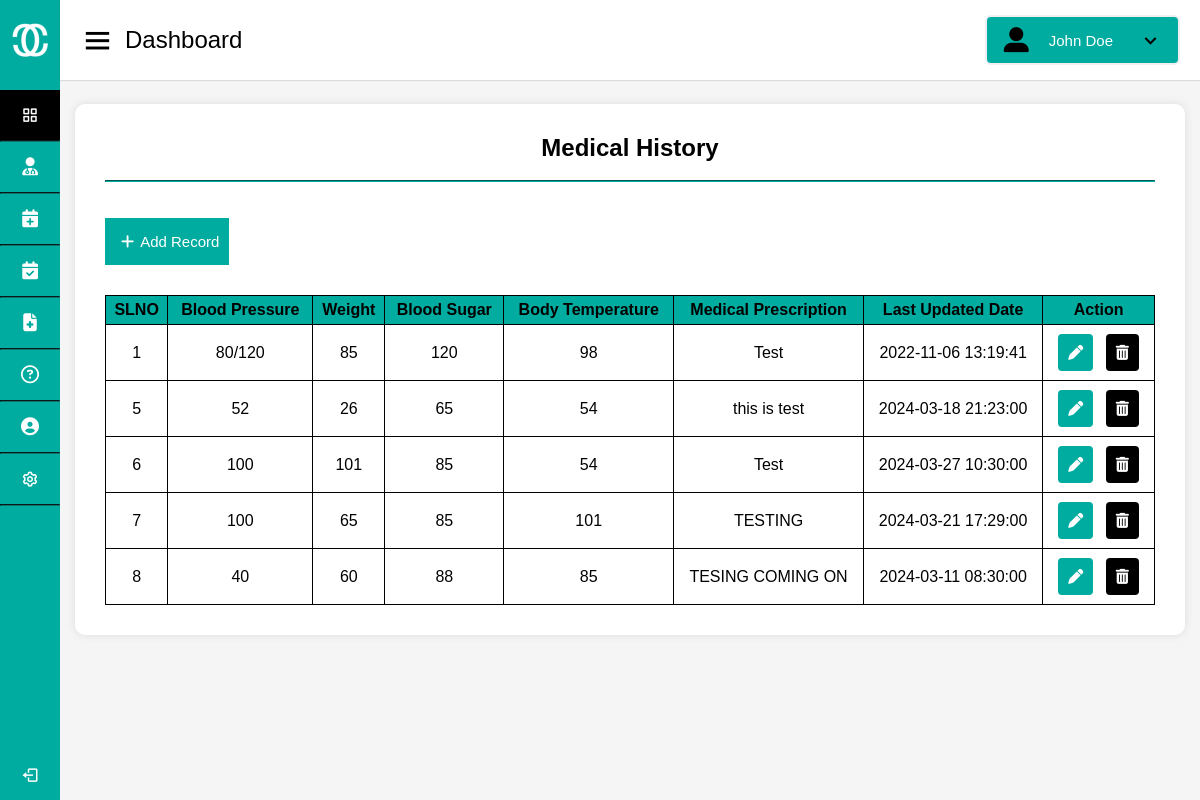
Page /Patient/medical-history.php on the earlier database version.
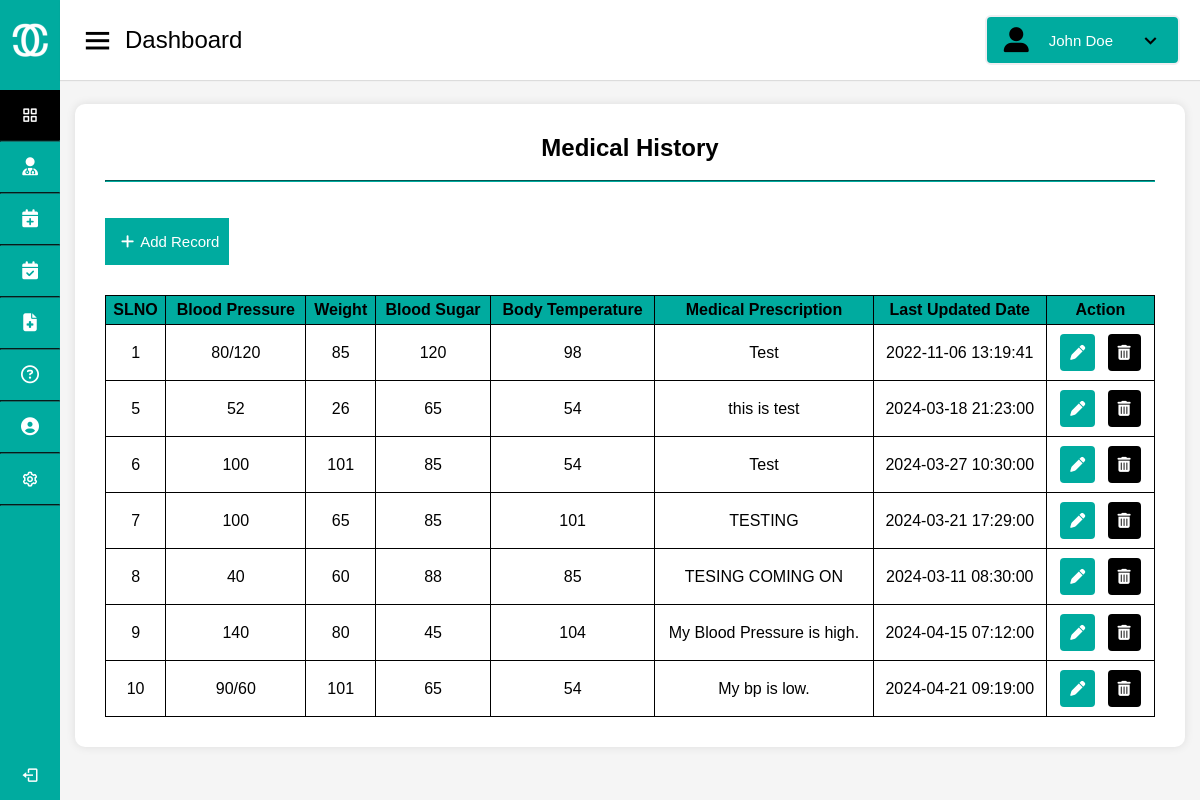
Same page on the later database version.
### tables this page shows
CREATE TABLE `tblmedicalhistory` (
  `ID` int(10) NOT NULL,
  `PatientID` int(10) NOT NULL,
  `BloodPressure` varchar(200) DEFAULT NULL,
  `BloodSugar` varchar(200) NOT NULL,
  `Weight` varchar(100) DEFAULT NULL,
  `Temperature` varchar(200) DEFAULT NULL,
  `MedicalPres` varchar(255) DEFAULT NULL,
  `CreationDate` timestamp NOT NULL DEFAULT current_timestamp() ON UPDATE current_timestamp()
);

### Patient/medical-history.php (the view, shortened to what this page needs)
<!DOCTYPE html>
<html lang="en" dir="ltr">
  <head>
    <link rel="stylesheet" href="style.css" />
    <link href="https://unpkg.com/boxicons@2.0.7/css/boxicons.min.css" rel="stylesheet" />
  </head>
  <body onload="onload()">
    <div class="sidebar">
      <div class="logo-details">
        <img src="logo.png" alt="logo">
        <span class="logo_name">CureConnect</span>
      </div>
      <ul class="nav-links">
        <li>
          <a href="index.html" class="active" >
            <i class="bx bx-grid-alt"></i>
            <span class="links_name">Dashboard</span>
          </a>
        </li>
        <hr>
        <li>
          <a href="main_search.php">
            <i class="fa-solid fa-user-doctor"></i>
            <span class="links_name">Search Doctors</span>
          </a>
          </li>
          <hr>
        <li>
          <a href="book-appointment.html" class="something">
            <i class="fa-solid fa-calendar-plus"></i>
            <span class="links_name">Book Appointment</span>
          </a>
          </li>
          <hr>
        <li>
          <a href="appointments-history.html">
            <i class="fa-solid fa-calendar-check"></i>
            <span class="links_name">Appointments History</span>
          </a>
        </li>
        <hr>
        <li>
          <a href="medical-history.html">
            <i class="fa-solid fa-file-medical"></i>
            <span class="links_name">Medical History</span>
          </a>
        </li>
        <hr>
        <li>
          <a href="contact-us.html" class="">
            <i class="fa-regular fa-circle-question"></i>
            <span class="links_name">Raise Queries</span>
          </a>
        </li>
        <hr>
        <li>
          <a href="main-update.php">
            <i class="fa-solid fa-circle-user"></i>
            <span class="links_name">Manage Profile</span>
          </a>
        </li>
        <hr>
        <li>
          <a href="settings.html">
            <i class="bx bx-cog"></i>
            <span class="links_name">Settings</span>
          </a>
        </li>
        <hr>
        <li class="log_out">
          <a href="#">
            <i class="bx bx-log-out"></i>
            <span class="links_name">Log out</span>
          </a>
        </li>
      </ul>
    </div>
    <section class="home-section">
      <nav>
        <div class="sidebar-button">
          <i class="bx bx-menu sidebarBtn"></i>
          <span class="dashboard">Dashboard</span>
        </div>
        <button class="profile-details dropbtn dropdown" onclick="toggleDropdown()">
          <i class="fa-solid fa-user-large"></i>
          <span class="admin_name">John Doe</span>
          <i class="bx bx-chevron-down"></i>
        </button>
      </nav>
      <div class="home-content">
        <div class="main">
          <h2>Medical History</h2><br><hr><br><br>
          <div class="main-head">
            <a href="add-medical-history.html"><button><i class="fa-solid fa-plus"></i>Add Record</button></a>
          </div>
          <div class="table-container">
<table>
  <tr>
    <th>SLNO</th>
    <th>Blood Pressure</th>
    <th>Weight</th>
    <th>Blood Sugar</th>
    <th>Body Temperature</th>
    <th>Medical Prescription</th>
    <th>Last Updated Date</th>
    <th>Action</th>
  </tr>
  <?php
$servername = "localhost";
$username = "root";
$password = '';
$dbname = "hms";
$conn = new mysqli($servername, $username, $password, $dbname);
$sql = "SELECT * FROM tblmedicalhistory";
$result = $conn->query($sql);
if ($result->num_rows > 0) {
    while ($row = $result->fetch_assoc()) {
        echo "<tr>";
        echo "<td>" . $row['ID'] . "</td>";;
        echo "<td>" . $row['BloodPressure'] . "</td>";
        echo "<td>" . $row['Weight'] . "</td>";
        echo "<td>" . $row['BloodSugar'] . "</td>";
        echo "<td>" . $row['Temperature'] . "</td>";
        echo "<td>" . $row['MedicalPres'] . "</td>";
        echo "<td>" . $row['CreationDate'] . "</td>";
        echo "<td>
                <button class='edit'><i class='fas fa-pen'></i></button>
                <button class='delete'><i class='fas fa-trash-can'></i></button>
              </td>";
        echo "</tr>";
    }
} else {
    echo "<tr><td colspan='7'>No appointments found</td></tr>";
}
?>
</table>
</div>
        </div>
      </div>
  </body>
</html>

Differences in the rows shown:
added tblmedicalhistory: ID "9", BloodPressure "140", Weight "80", BloodSugar "45", Temperature "104", MedicalPres "My Blood Pressure is high.", CreationDate "2024-04-15 07:12:00"
added tblmedicalhistory: ID "10", BloodPressure "90/60", Weight "101", BloodSugar "65", Temperature "54", MedicalPres "My bp is low.", CreationDate "2024-04-21 09:19:00"
